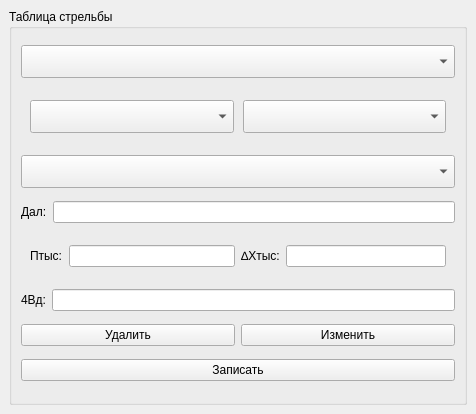
<?xml version="1.0" encoding="UTF-8"?>
<ui version="4.0">
 <class>TabFire</class>
 <widget class="QMainWindow" name="TabFire">
  <property name="geometry">
   <rect>
    <x>0</x>
    <y>0</y>
    <width>476</width>
    <height>414</height>
   </rect>
  </property>
  <property name="windowTitle">
   <string>MainWindow</string>
  </property>
  <widget class="QWidget" name="centralwidget">
   <layout class="QGridLayout" name="gridLayout">
    <item row="0" column="0">
     <widget class="QGroupBox" name="groupBox">
      <property name="title">
       <string>Таблица стрельбы</string>
      </property>
      <layout class="QVBoxLayout" name="verticalLayout">
       <item>
        <widget class="QComboBox" name="comboBox_2">
         <property name="font">
          <font>
           <pointsize>16</pointsize>
          </font>
         </property>
        </widget>
       </item>
       <item>
        <layout class="QHBoxLayout" name="horizontalLayout_7">
         <property name="spacing">
          <number>9</number>
         </property>
         <property name="leftMargin">
          <number>9</number>
         </property>
         <property name="topMargin">
          <number>9</number>
         </property>
         <property name="rightMargin">
          <number>9</number>
         </property>
         <property name="bottomMargin">
          <number>9</number>
         </property>
         <item>
          <widget class="QComboBox" name="comboBox_4">
           <property name="font">
            <font>
             <pointsize>16</pointsize>
            </font>
           </property>
          </widget>
         </item>
         <item>
          <widget class="QComboBox" name="comboBox_5">
           <property name="font">
            <font>
             <pointsize>16</pointsize>
            </font>
           </property>
          </widget>
         </item>
        </layout>
       </item>
       <item>
        <widget class="QComboBox" name="comboBox_3">
         <property name="font">
          <font>
           <pointsize>16</pointsize>
          </font>
         </property>
        </widget>
       </item>
       <item>
        <layout class="QHBoxLayout" name="horizontalLayout">
         <item>
          <widget class="QLabel" name="label_2">
           <property name="text">
            <string>Дал:</string>
           </property>
          </widget>
         </item>
         <item>
          <widget class="QLineEdit" name="lineEdit">
           <property name="inputMethodHints">
            <set>Qt::ImhFormattedNumbersOnly</set>
           </property>
           <property name="maxLength">
            <number>10</number>
           </property>
          </widget>
         </item>
        </layout>
       </item>
       <item>
        <layout class="QHBoxLayout" name="horizontalLayout_8">
         <property name="leftMargin">
          <number>9</number>
         </property>
         <property name="topMargin">
          <number>9</number>
         </property>
         <property name="rightMargin">
          <number>9</number>
         </property>
         <property name="bottomMargin">
          <number>9</number>
         </property>
         <item>
          <layout class="QHBoxLayout" name="horizontalLayout_2">
           <item>
            <widget class="QLabel" name="label_3">
             <property name="text">
              <string>Птыс:</string>
             </property>
            </widget>
           </item>
           <item>
            <widget class="QLineEdit" name="lineEdit_2">
             <property name="inputMethodHints">
              <set>Qt::ImhFormattedNumbersOnly</set>
             </property>
             <property name="maxLength">
              <number>10</number>
             </property>
            </widget>
           </item>
          </layout>
         </item>
         <item>
          <layout class="QHBoxLayout" name="horizontalLayout_3">
           <item>
            <widget class="QLabel" name="label_7">
             <property name="text">
              <string>∆Хтыс:</string>
             </property>
            </widget>
           </item>
           <item>
            <widget class="QLineEdit" name="lineEdit_5">
             <property name="inputMethodHints">
              <set>Qt::ImhFormattedNumbersOnly</set>
             </property>
             <property name="maxLength">
              <number>10</number>
             </property>
            </widget>
           </item>
          </layout>
         </item>
        </layout>
       </item>
       <item>
        <layout class="QHBoxLayout" name="horizontalLayout_6">
         <item>
          <widget class="QLabel" name="label_9">
           <property name="text">
            <string>4Вд:</string>
           </property>
          </widget>
         </item>
         <item>
          <widget class="QLineEdit" name="lineEdit_7">
           <property name="inputMethodHints">
            <set>Qt::ImhFormattedNumbersOnly</set>
           </property>
           <property name="maxLength">
            <number>10</number>
           </property>
          </widget>
         </item>
        </layout>
       </item>
       <item>
        <layout class="QHBoxLayout" name="horizontalLayout_5">
         <item>
          <widget class="QPushButton" name="pushButton_2">
           <property name="text">
            <string>Удалить</string>
           </property>
          </widget>
         </item>
         <item>
          <widget class="QPushButton" name="pushButton_3">
           <property name="text">
            <string>Изменить</string>
           </property>
          </widget>
         </item>
        </layout>
       </item>
       <item>
        <widget class="QPushButton" name="pushButton">
         <property name="text">
          <string>Записать</string>
         </property>
        </widget>
       </item>
      </layout>
     </widget>
    </item>
   </layout>
  </widget>
 </widget>
 <resources/>
 <connections/>
</ui>
